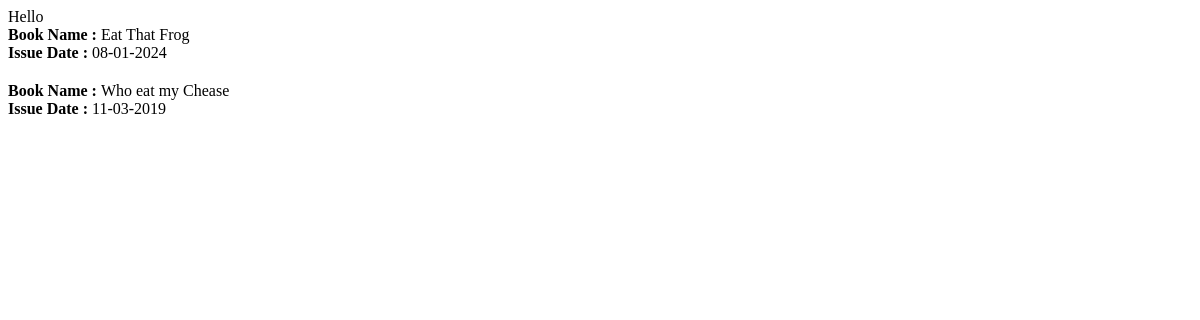
Before: / with the older database file.
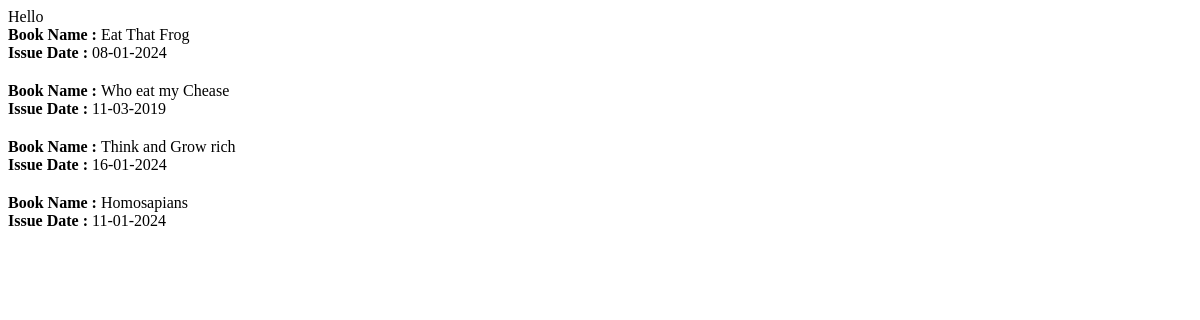
After: the same page with the newer database file.
### app.py (models this page shows)
class Book(db.Model):
    __tablename__ = 'book'
    ID = db.Column(db.Integer, autoincrement=True, primary_key=True)
    Name = db.Column(db.String, unique=True, nullable=False)
    Date_created = db.Column(db.String, nullable=False)
    Description = db.Column(db.String)

### app.py (the view)
@app.route("/", methods = ["GET","POST"])
def home():
    book = Book.query.all()
    return render_template("home.html", book=book)

### templates/home.html (shortened to what this page needs)
{% for book in book %}
<div>
    <b>Book Name : </b>{{book['Name']}}
</div>
<div style='margin-bottom:20px;'>
    <b>Issue Date : </b> {{book['Date_created']}}
</div>
{% endfor %}

Changed rows visible on the page:
added Book: Name "Think and Grow rich", Date_created "16-01-2024"
added Book: Name "Homosapians", Date_created "11-01-2024"
